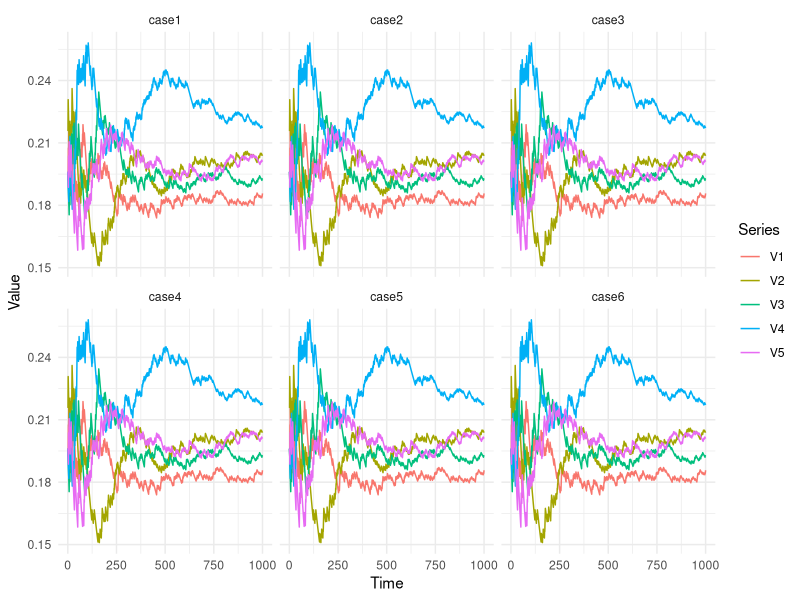

The R source for this figure:
# code for picture 1
# picture 1

# Have to repeat 6 times

m=50
l=5
x_0=c(10,10,10,10,10)/m
y_0=x_0*m
mat=matrix(0,nrow=1e3,ncol=l)
temp=1
samp=sample(1:5,1e3,replace = TRUE)
for(i in samp){
  y_0[i]=y_0[i]+1
  mat[temp,]=y_0/(m+temp)
  temp=temp+1
}

head(mat)
mat1=mat
mat2=mat
mat3=mat
mat4=mat
mat5=mat
mat6=mat

install.packages("ggplot2")
install.packages("dplyr")
install.packages("tidyr")


library(ggplot2)

library(dplyr)
library(tidyr)

# Assume mat1 to mat6 already exist and are 1000 x 6 matrices

# Create a list of matrices
mat_list <- list(mat1, mat2, mat3, mat4, mat5, mat6)
names(mat_list) <- paste0("case", 1:6)

# Convert to long data frame
long_data <- lapply(seq_along(mat_list), function(i) {
  mat <- mat_list[[i]]
  df <- as.data.frame(mat[, 1:5])  # Use only columns 1 to 5
  df$Time <- 1:nrow(df)
  df_long <- pivot_longer(df, cols = 1:5, names_to = "Series", values_to = "Value")
  df_long$Matrix <- names(mat_list)[i]
  return(df_long)
}) %>% bind_rows()

# Plot using ggplot
ggplot(long_data, aes(x = Time, y = Value, color = Series)) +
  geom_line() +
  facet_wrap(~ Matrix, nrow = 2, ncol = 3) +
  theme_minimal() +
  labs(x = "Time", y = "Value")



mat_list <- list(mat1, mat2, mat3, mat4, mat5, mat6)
row_list_list <- lapply(mat_list, function(mat) as.list(mat[1000, ]))
names(row_list_list) <- paste0("mat", 1:length(mat_list))
row_list_list
